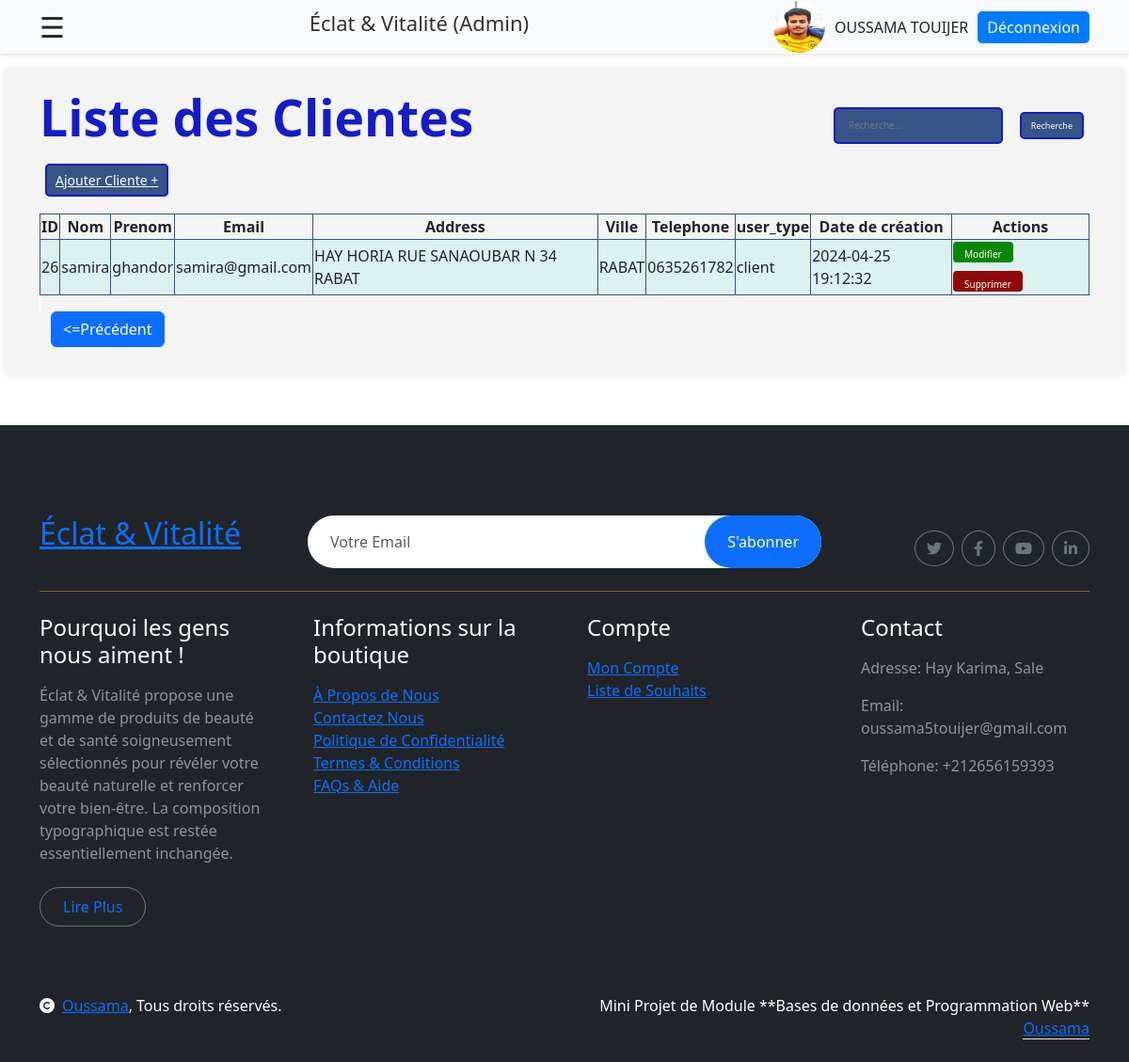
Page /admin/users/listeCustomers.php?page=2 (signed in) on the earlier database version.
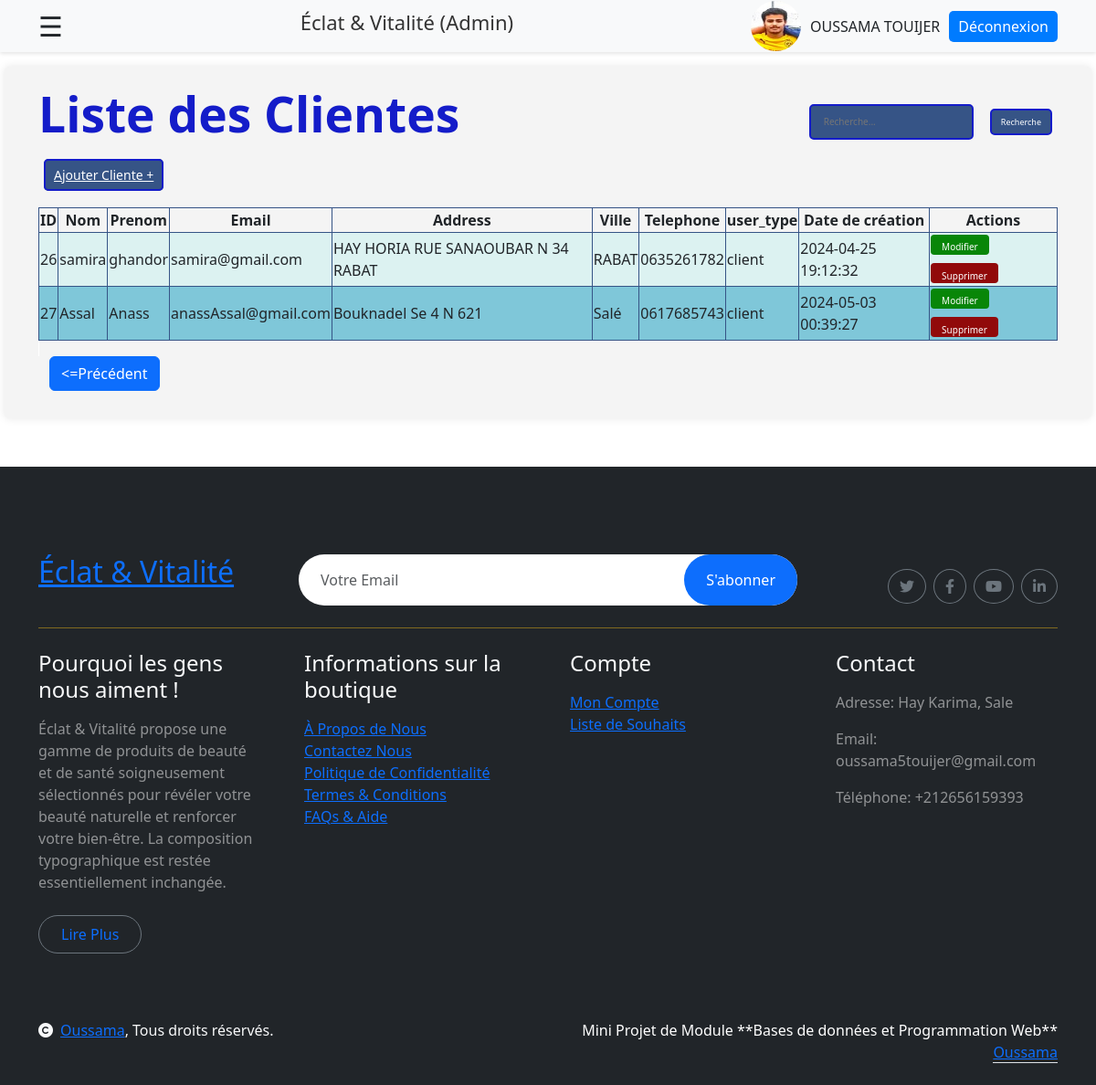
Same page on the later database version.
### tables this page shows
CREATE TABLE IF NOT EXISTS `users` (
  `id` bigint NOT NULL AUTO_INCREMENT,
  `nom` varchar(100) DEFAULT NULL,
  `prenom` varchar(100) DEFAULT NULL,
  `email` varchar(255) DEFAULT NULL,
  `password` varchar(255) DEFAULT NULL,
  `user_type` enum('client','admin') DEFAULT NULL,
  `telephone` varchar(20) DEFAULT NULL,
  `address` varchar(255) DEFAULT NULL,
  `ville` varchar(100) DEFAULT NULL,
  `date_creation` timestamp NULL DEFAULT CURRENT_TIMESTAMP,
  `date_modification` timestamp NULL DEFAULT CURRENT_TIMESTAMP ON UPDATE CURRENT_TIMESTAMP,
  `etat` tinyint(1) DEFAULT '0',
  PRIMARY KEY (`id`)
);

### include/functionsCustomers.php (called while the page is built, shortened)
<?php
function connectToDatabase() {
    $servername = "localhost";
    $username = "root";
    $password = "";
    $DBname = "eclat_vitalite";
    try {
        $conn = new PDO("mysql:host=$servername;dbname=$DBname", $username, $password);
        $conn->setAttribute(PDO::ATTR_ERRMODE, PDO::ERRMODE_EXCEPTION);
        return $conn;
    } catch(PDOException $e) {
        echo "Échec de la connexion : " . $e->getMessage();
        exit();
    }
}
function getAllCustomers() {
    $conn = connectToDatabase();
    $requete = "SELECT * FROM users";
    try {
        $resultat = $conn->query($requete);
        $users = $resultat->fetchAll();
        return $users;
    } catch(PDOException $e) {
        echo "Erreur lors de l'exécution de la requête : " . $e->getMessage();
        $conn = null;
        exit();
    }
}
?>

### admin/users/listeCustomers.php (the view, shortened to what the changed rows need)
<?php
include '../../include/functionsCustomers.php';
if(!empty($_POST['sCus'])) {
    $users = searchCustomers($_POST['sCus']);
} else {
    $users = getAllCustomers();
}
$page = isset($_GET['page']) ? $_GET['page'] : 1;
$usersPerPage = 4;
$startIndex = ($page - 1) * $usersPerPage;
$usersToShow = array_slice($users, $startIndex, $usersPerPage);
?>
<!DOCTYPE html>
<html lang="en">
<head>
    <link rel="stylesheet" href="stylesCustomers.css">
    <link href="https://cdn.jsdelivr.net/npm/bootstrap@5.3.3/dist/css/bootstrap.min.css" rel="stylesheet" />
    <link href="https://getbootstrap.com/docs/5.3/assets/css/docs.css" rel="stylesheet" />
    <link rel="stylesheet" href="https://cdnjs.cloudflare.com/ajax/libs/font-awesome/6.0.0-beta3/css/all.min.css">
</head>
<body>
    <div class="main-content">
        <main >
            <div class="container">
                <?php
                if(isset($_SESSION['email'])) {
                echo "<div class='title-and-button'>";
                echo "<h2 class='title' >Liste des Clientes</h1>";
                print'<form method="post" action="" >
                    <input type="number" for="b1" name="sCus" placeholder="Recherche..." class="iptR">
                    <button type="submit" id="b1" class="buR" >
                        Recherche
                    </button>
                </form>';
                echo "</div>";?>
            </div>
            <?php echo '<div class="container"><a href="ajout.php" class="btnAjout" data-bs-toggle="modal" data-bs-target="#ajoutModal"> Ajouter Cliente + </a></div><br>';?>
            <div class="container">
                <?php
                if (empty($usersToShow)) {
                    echo "<p>Aucun Clientes trouvé.</p>";
                } else {
                    echo "<div class='alert alert-danger'>Échec de la mise à jour du Clientes. Veuillez réessayer !!!</div>";?>
                <?php
                echo ' <div class="siw"> <table class="tablee" style="margin-left: auto; margin-right: auto;">
                    <thead>
                <tr>
                    <th>ID</th>
                    <th>Nom</th>
                    <th>Prenom</th>
                    <th>Email</th>
                    <th>Address</th>
                    <th>Ville</th>
                    <th>Telephone</th>
                    <th>user_type</th>
                    <th>Date de création</th>
                    <th>Actions</th>
                </tr>
                    </thead>
                    <tbody>';
                foreach ($usersToShow as $users) {
                    echo "<tr>
                                      <td>{$users['id']}</td>
                                      <td>{$users['nom']}</td>
                                      <td>{$users['prenom']}</td>
                                      <td>{$users['email']}</td>
                                      <td>{$users['address']}</td>
                                      <td>{$users['ville']}</td>
                                      <td>{$users['telephone']}</td>
                                      <td>{$users['user_type']}</td>
                                      <td>{$users['date_creation']}</td>
                                      <td>
                                           <a href='modifer.php' data-bs-toggle='modal' data-bs-target='#modifierModal{$users['id']}' ><button class='edit-button'>Modifier</button></a>
                                           <a href='supprimer.php?id={$users['id']}'><button class='delete-button'>Supprimer</button></a>
                                      </td>
                         </tr>";
                        }
                    echo '</tbody>';
                    echo '</table>';?>
            </div>
        <?php
                }
                } else {
                    echo "<p>Session data not found.</p>";
                }
               ?>
        </main>
    </div>
<?php include '../../include/footer.php'?>
</body>
</html>

Differences in the rows shown:
added users: id "27", nom "Assal", prenom "Anass", email "anassAssal@gmail.com", address "Bouknadel Se 4 N 621", ville "Salé", telephone "0617685743", user_type "client", date_creation "2024-05-03 00:39:27"
